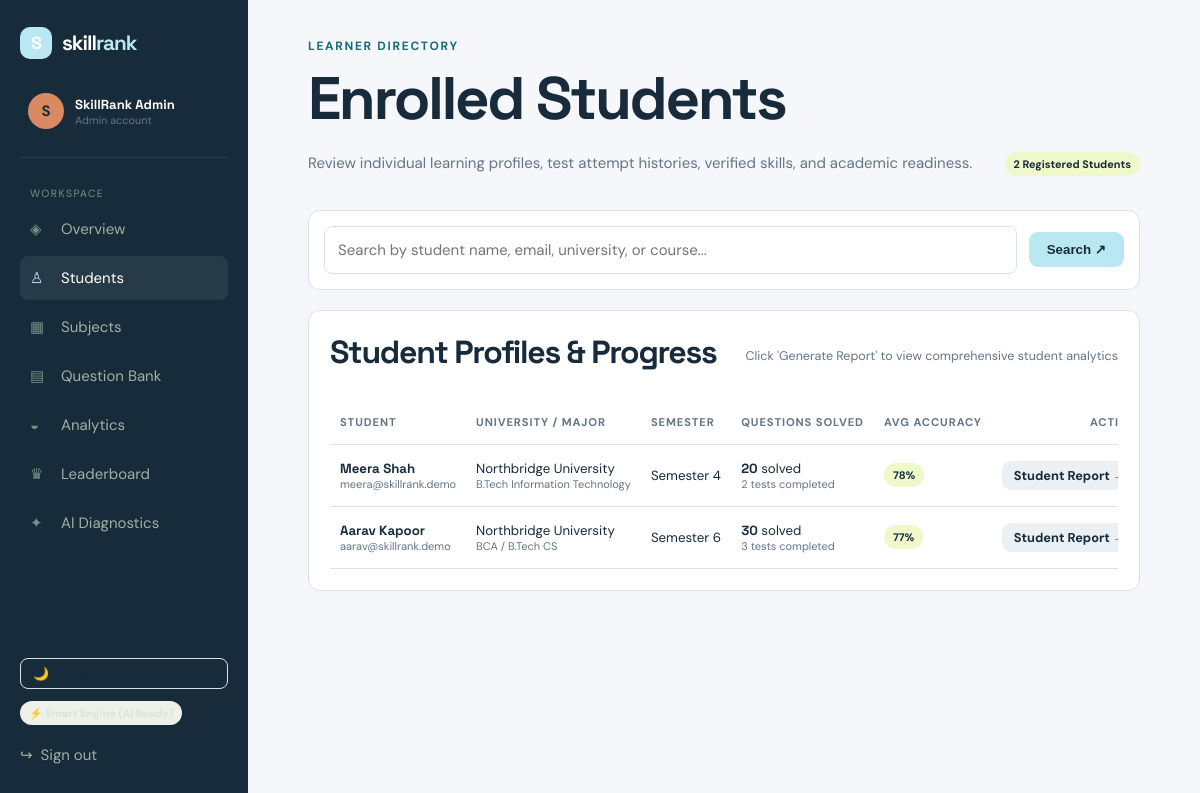
Page /students.php (signed in) on the committed database.
### tables this page shows
CREATE TABLE IF NOT EXISTS `users` (
    `id` INT AUTO_INCREMENT PRIMARY KEY,
    `name` VARCHAR(100) NOT NULL,
    `email` VARCHAR(160) UNIQUE NOT NULL,
    `password_hash` VARCHAR(255) NOT NULL,
    `role` ENUM('student','admin') DEFAULT 'student',
    `created_at` TIMESTAMP DEFAULT CURRENT_TIMESTAMP
);

### db.php (called while the page is built, shortened)
<?php
function db(): mysqli {
    static $connection;
    if (!$connection) {
        $connection = new mysqli(DB_HOST, DB_USER, DB_PASS, DB_NAME);
        $connection->set_charset('utf8mb4');
    }
    return $connection;
}
function query(string $sql, string $types = '', array $params = []): mysqli_result|bool {
    $statement = db()->prepare($sql);
    if ($types && $params) $statement->bind_param($types, ...$params);
    $statement->execute();
    return $statement->get_result() ?: true;
}
function one(string $sql, string $types = '', array $params = []): ?array {
    $result = query($sql, $types, $params);
    return $result instanceof mysqli_result ? ($result->fetch_assoc() ?: null) : null;
}
function many(string $sql, string $types = '', array $params = []): array {
    $result = query($sql, $types, $params);
    return $result instanceof mysqli_result ? $result->fetch_all(MYSQLI_ASSOC) : [];
}

### auth.php (called while the page is built, shortened)
<?php
require_once __DIR__ . '/db.php';
function current_user(bool $refresh = false): ?array {
    static $user;
    if (isset($user)) return $user;
    $user = !empty($_SESSION['user_id'])
        ? one('SELECT u.*, s.university, s.course, s.semester, s.phone, s.avatar, s.bio, s.career_goal FROM users u LEFT JOIN students s ON s.user_id=u.id WHERE u.id=?', 'i', [(int) $_SESSION['user_id']])
        : null;
    return $user;
}
function require_login(string $role = ''): void {
    $user = current_user();
}
function e(?string $value): string { return htmlspecialchars($value ?? '', ENT_QUOTES, 'UTF-8'); }

### students.php (the view, shortened to what this page needs)
<?php
require_once __DIR__ . '/auth.php';
require_login('admin');
$search = trim($_GET['search'] ?? '');
$sql = 'SELECT u.id, u.name, u.email, u.created_at,
               st.university, st.course, st.semester, st.phone,
               COALESCE(SUM(qa.questions_count), 0) solved,
               COALESCE(ROUND(AVG(qa.accuracy)), 0) accuracy,
               COUNT(qa.id) tests_taken
        FROM users u
        JOIN students st ON st.user_id=u.id
        LEFT JOIN quiz_attempts qa ON qa.user_id=u.id
        WHERE u.role=\'student\'';
$params = [];
$types = '';
$sql .= ' GROUP BY u.id ORDER BY u.created_at DESC';
$students = many($sql, $types, $params);
include 'includes/header.php';
?>
<div class="page-head">
<div>
<div class="eyebrow">Learner Directory</div>
<h1>Enrolled Students</h1>
<p>Review individual learning profiles, test attempt histories, verified skills, and academic readiness.</p>
</div>
<span class="pill lime"><?= count($students) ?> Registered Students</span>
</div>
<div class="panel" style="padding:15px;margin-bottom:20px;background:#fff">
<form method="get" style="display:flex;gap:12px;align-items:center">
<input type="text" name="search" placeholder="Search by student name, email, university, or course..." value="<?= e($search) ?>" style="margin:0;flex:1">
<button class="button button-primary" type="submit" style="padding:10px 18px">Search ↗</button>
</form>
</div>
<section class="panel">
<div class="panel-head">
<h2>Student Profiles & Progress</h2>
<small>Click 'Generate Report' to view comprehensive student analytics</small>
</div>
<div class="table-wrap">
<table class="data-table">
<thead>
<tr>
<th>Student</th>
<th>University / Major</th>
<th>Semester</th>
<th>Questions Solved</th>
<th>Avg Accuracy</th>
<th style="text-align:right">Action</th>
</tr>
</thead>
<tbody>
<?php if ($students): ?>
<?php foreach($students as $st): ?>
<tr>
<td>
<strong><?= e($st['name']) ?></strong>
<small style="display:block;color:var(--muted)"><?= e($st['email']) ?></small>
</td>
<td>
<?= e($st['university']) ?>
<small style="display:block;color:var(--muted)"><?= e($st['course']) ?></small>
</td>
<td><?= e($st['semester']) ?></td>
<td>
<strong><?= $st['solved'] ?></strong> solved
<small style="display:block;color:var(--muted)"><?= $st['tests_taken'] ?> tests completed</small>
</td>
<td>
<span class="pill <?= $st['accuracy'] >= 75 ? 'lime' : '' ?>">
<?= $st['accuracy'] ?>%
</span>
</td>
<td style="text-align:right">
<a class="button button-quiet" style="padding:6px 12px;font-size:0.8rem" href="student_profile.php?id=<?= $st['id'] ?>">
Student Report →
</a>
</td>
</tr>
<?php endforeach; ?>
<?php else: ?>
<tr><td colspan="6" class="muted" style="text-align:center;padding:30px">No students found matching your search.</td></tr>
<?php endif; ?>
</tbody>
</table>
</div>
</section>
<?php include 'includes/footer.php'; ?>

### includes/header.php (shortened to what this page needs)
<?php
require_once __DIR__ . '/../auth.php';
require_once __DIR__ . '/../ai.php';
$user = current_user();
$active = basename($_SERVER['PHP_SELF']);
?>
<!doctype html>
<html lang="en">
<head>
<link rel="stylesheet" href="assets/style.css?v=12">
</head>
<body>
<?php if ($user): ?>
<aside class="sidebar">
<a class="brand" href="<?= $user['role'] === 'admin' ? 'admin_dashboard.php' : 'dashboard.php' ?>">
<span class="brand-mark">S</span>
<span>skill<span>rank</span></span>
</a>
<div class="profile-mini">
<div class="avatar">
<?= strtoupper(substr($user['name'], 0, 1)) ?>
</div>
<div>
<strong><?= e($user['name']) ?></strong>
<small><?= ucfirst($user['role']) ?> account</small>
</div>
</div>
<nav>
<small class="nav-label">Workspace</small>
<?php
$links = $user['role'] === 'admin' ? [
    ['admin_dashboard.php', 'Overview', '◈'],
    ['students.php', 'Students', '♙'],
    ['subjects.php', 'Subjects', '▦'],
    ['questions.php', 'Question Bank', '▤'],
    ['admin_analytics.php', 'Analytics', '◒'],
    ['leaderboard.php', 'Leaderboard', '♛'],
    ['admin_ai.php', 'AI Diagnostics', '✦']
] : [
    ['dashboard.php', 'Dashboard', '⌂'],
    ['practice.php', 'Practice Tests', '✦'],
    ['flashcards.php', 'Flashcards', '🂠'],
    ['playground.php', 'Code Sandbox', '⌨'],
    ['analytics.php', 'Analytics & AI', '◒'],
    ['leaderboard.php', 'Leaderboard', '♛'],
    ['resume.php', 'Skill Resume', '▧'],
    ['profile.php', 'My Profile', '👤']
];
foreach ($links as $link):
    $isActive = ($active === $link[0]) || ($link[0] === 'questions.php' && $active === 'question_form.php');
?>
<a class="nav-link <?= $isActive ? 'active' : '' ?>" href="<?= $link[0] ?>">
<span><?= $link[2] ?></span>
<?= $link[1] ?>
</a>
<?php endforeach; ?>
</nav>
<div style="margin-top:auto;padding-top:20px;display:flex;flex-direction:column;gap:12px">
<button type="button" id="themeToggleBtn" onclick="toggleSkillRankTheme()" class="theme-toggle-btn" style="display:flex;align-items:center;gap:8px;background:none;border:1px solid var(--line);padding:7px 12px;border-radius:8px;color:var(--ink);cursor:pointer;font-size:0.8rem;transition:all 0.2s">
<span id="themeToggleIcon">🌙</span> <span id="themeToggleText">Toggle Theme</span>
</button>
<div style="font-size:0.75rem"><?= ai_badge_html() ?></div>
<a class="logout" href="logout.php" style="display:flex;align-items:center;gap:8px;text-decoration:none;padding:8px 0">
<span>↪</span> <span>Sign out</span>
</a>
</div>
</aside>
<?php endif; ?>
<main class="<?= $user ? 'app-main' : '' ?>">

### assets/style.css (style rules this page uses)
:root { --ink:#172b3a;--muted:#647586;--paper:#f5f7fa;--line:#d9e2ea;--lime:#b9e7f2;--teal:#176b78;--orange:#d88b62;--white:#fff;--navy:#102d46;--success:#287a68 }
* { box-sizing:border-box }
body { margin:0;background:var(--paper);color:var(--ink);font:15px 'DM Sans',sans-serif }
h1,h2,h3,strong,.brand { font-family:'Space Grotesk',sans-serif }
h1 { font-size:clamp(2.4rem,5vw,4.7rem);line-height:1.02;letter-spacing:-.04em;margin:14px 0 22px }
h2 { font-size:2rem;letter-spacing:-.04em;margin:0 0 8px }
p { line-height:1.65;color:var(--muted) }
a { color:inherit;text-decoration:none }
.brand { display:flex;align-items:center;gap:10px;font-size:1.3rem;font-weight:700;letter-spacing:-.05em }
.brand>span:last-child>span { color:var(--teal) }
.brand-mark { display:grid;place-items:center;background:var(--lime);width:32px;height:32px;border-radius:10px;font-family:'Space Grotesk';font-size:1.1rem }
.button { display:inline-flex;gap:10px;align-items:center;justify-content:center;border:0;border-radius:9px;padding:13px 18px;font-weight:700;cursor:pointer;transition:.2s transform,.2s box-shadow }
.button-primary { background:var(--lime);color:var(--ink) }
.button-quiet { background:#eaf0f4;color:var(--ink) }
.eyebrow { font-size:.75rem;text-transform:uppercase;letter-spacing:.14em;font-weight:700;color:var(--teal) }
.float-card small,.profile-mini small { display:block;color:var(--muted);font-size:.68rem }
.lime { background:var(--lime) }
input,select,textarea { display:block;width:100%;margin-top:7px;border:1px solid var(--line);background:#fff;border-radius:8px;padding:13px;font:inherit;color:var(--ink);outline:0 }
.sidebar { position:fixed;left:0;top:0;bottom:0;width:248px;background:var(--ink);color:#d7e5db;padding:27px 20px;display:flex;flex-direction:column;z-index:2 }
.sidebar .brand { color:#fff }
.sidebar .brand>span:last-child>span { color:var(--lime) }
.profile-mini { display:flex;gap:11px;align-items:center;padding:34px 8px 28px;border-bottom:1px solid #ffffff18 }
.profile-mini strong { font-size:.82rem;display:block;color:#fff }
.avatar { width:36px;height:36px;border-radius:50%;background:var(--orange);color:var(--ink);display:grid;place-items:center;font-weight:700 }
.sidebar nav { padding-top:24px }
.nav-label { color:#789086;text-transform:uppercase;letter-spacing:.14em;font-size:.65rem;padding:0 10px }
.nav-link { display:flex;gap:13px;align-items:center;padding:12px 10px;color:#9eb1a5;border-radius:8px;margin-top:5px }
.nav-link span { width:18px;color:#789086 }
.nav-link.active,.nav-link:hover { background:#ffffff12;color:#fff }
.nav-link.active span { color:var(--lime) }
.logout { margin-top:auto;padding:10px;color:#9eb1a5 }
.app-main { margin-left:248px;min-height:100vh;padding:38px 5vw 70px }
.page-head { display:flex;justify-content:space-between;align-items:end;gap:20px;margin-bottom:34px }
.page-head p { margin:4px 0 0 }
.stat-card,.panel { background:#fff;border:1px solid var(--line);border-radius:12px;padding:21px }
.panel-head { display:flex;justify-content:space-between;align-items:center;margin-bottom:20px }
.panel-head small { color:var(--muted) }
.table-wrap { overflow:auto }
.data-table { width:100%;border-collapse:collapse }
.data-table th,.data-table td { padding:15px 10px;text-align:left;border-bottom:1px solid var(--line);font-size:.83rem;white-space:nowrap }
.data-table th { color:var(--muted);font-size:.7rem;text-transform:uppercase;letter-spacing:.08em }
.pill { display:inline-block;background:#edf1e8;border-radius:20px;padding:5px 9px;font-size:.68rem;font-weight:700 }
.pill.lime { background:#eff8ca }

### rows in the picture
users: name "S", name "SkillRank Admin", role "Admin"
users: name "Meera Shah", email "meera@skillrank.demo", university "Northbridge University", course "B.Tech Information Technology", semester "Semester 4", solved "20", tests_taken "2", accuracy "78"
users: name "Aarav Kapoor", email "aarav@skillrank.demo", university "Northbridge University", course "BCA / B.Tech CS", semester "Semester 6", solved "30", tests_taken "3", accuracy "77"

### other values in the picture
$link[2] "◈"
$link[1] "Overview"
$link[2] "♙"
$link[1] "Students"
$link[2] "▦"
$link[1] "Subjects"
$link[2] "▤"
$link[1] "Question Bank"
$link[2] "◒"
$link[1] "Analytics"
$link[2] "♛"
$link[1] "Leaderboard"
$link[2] "✦"
$link[1] "AI Diagnostics"
count($students) "2"
